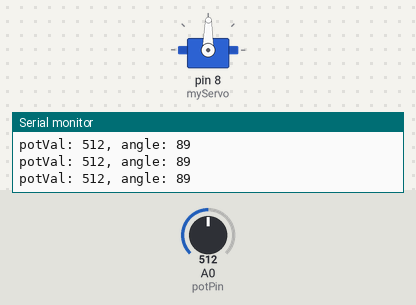
This sketch was run on a simulated Arduino Uno, built with avr-gcc and run on an emulated ATmega328P. On the bench: servo, the last lines printed to the serial monitor. The test bench sets the inputs (shaded band); at power-on: A0 (potPin) = 512.

Above: at 1.2 s.
1.3 s: A0 (potPin) set to 555
At 1.9 s:
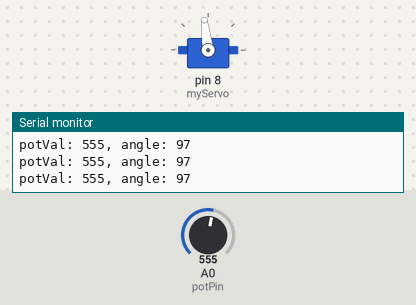
4.3 s: A0 (potPin) set to 585
At 5.3 s:
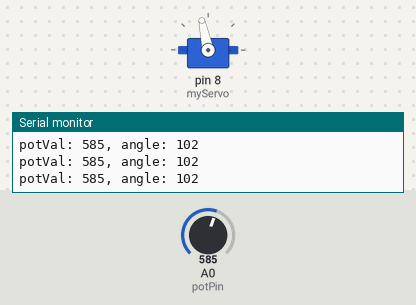
5.8 s: A0 (potPin) set to 306
At 6.7 s:
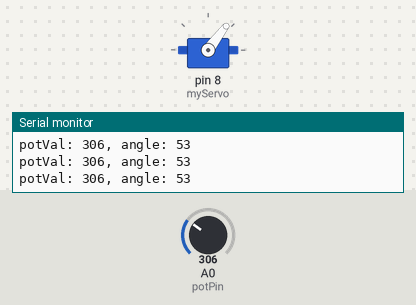
7.3 s: A0 (potPin) set to 716
At 7.8 s:
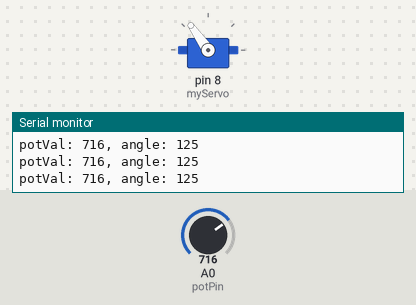
8.8 s: A0 (potPin) set to 0
At 10.0 s:
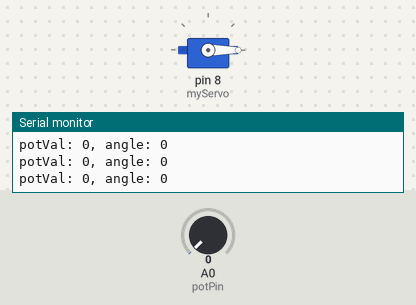
10.3 s: A0 (potPin) set to 8
At 10.8 s:
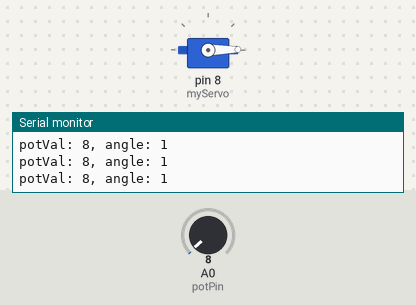
11.8 s: A0 (potPin) set to 11
Timing chart, 0 to 14.3 s (numbered marks = the images above; inputs shaded):
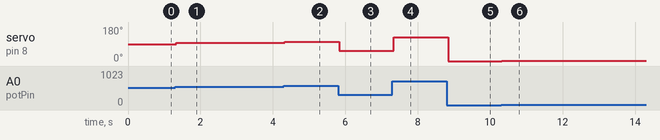

Measured:
- after the input at 1.3 s, servo on pin 8 (myServo): 89° → 97° at once
- after the input at 4.3 s, servo on pin 8 (myServo): 97° → 102° at once
- after the input at 5.8 s, servo on pin 8 (myServo): 102° → 53° at once
- after the input at 7.3 s, servo on pin 8 (myServo): 53° → 125° at once
- after the input at 8.8 s, servo on pin 8 (myServo): 125° → 0° at once
- after the input at 10.3 s, servo on pin 8 (myServo): 0° → 1° at once

The sketch:

servo_14.1.17.ino
```cpp
#include <Servo.h>

Servo myServo;

int const potPin = A0; //analog pin A
int potVal; //stores value of pot
int angle = 0; //stores position of servo

void setup() {
  myServo.attach(8); //tells board which pin the servo is on
  Serial.begin(9600);
} //end of setup()

void loop() {
  potVal = analogRead(potPin);
  Serial.print("potVal: ");
  Serial.print(potVal);

angle = map(potVal, 0, 1023, 0, 179); //angle is the pot value re-scaled to 0-179
  Serial.print(", angle: ");
  Serial.println(angle);

  myServo.write(angle);
  delay(10);
} //end of loop()
```
